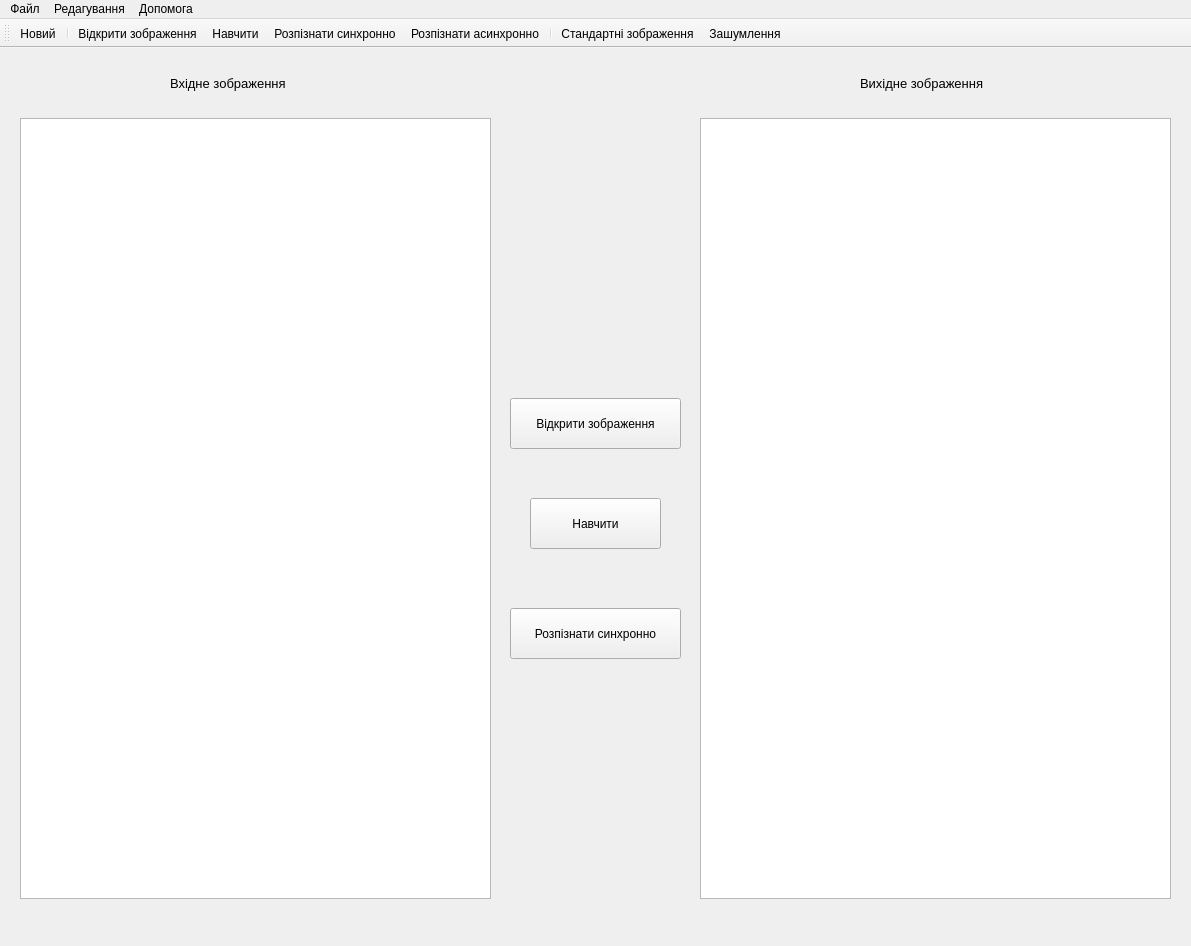
<?xml version="1.0" encoding="UTF-8"?>
<ui version="4.0">
 <class>ImageHopfieldClass</class>
 <widget class="QMainWindow" name="ImageHopfieldClass">
  <property name="geometry">
   <rect>
    <x>0</x>
    <y>0</y>
    <width>1191</width>
    <height>946</height>
   </rect>
  </property>
  <property name="sizePolicy">
   <sizepolicy hsizetype="Fixed" vsizetype="Fixed">
    <horstretch>0</horstretch>
    <verstretch>0</verstretch>
   </sizepolicy>
  </property>
  <property name="windowTitle">
   <string>Сітка Хопфілда</string>
  </property>
  <widget class="QWidget" name="centralWidget">
   <widget class="QPushButton" name="openImageButton">
    <property name="geometry">
     <rect>
      <x>510</x>
      <y>350</y>
      <width>171</width>
      <height>51</height>
     </rect>
    </property>
    <property name="text">
     <string>Відкрити зображення</string>
    </property>
   </widget>
   <widget class="QPushButton" name="educateButton">
    <property name="enabled">
     <bool>true</bool>
    </property>
    <property name="geometry">
     <rect>
      <x>530</x>
      <y>450</y>
      <width>131</width>
      <height>51</height>
     </rect>
    </property>
    <property name="text">
     <string>Навчити</string>
    </property>
    <property name="autoDefault">
     <bool>false</bool>
    </property>
    <property name="default">
     <bool>false</bool>
    </property>
    <property name="flat">
     <bool>false</bool>
    </property>
   </widget>
   <widget class="QPushButton" name="recognizeButton">
    <property name="geometry">
     <rect>
      <x>510</x>
      <y>560</y>
      <width>171</width>
      <height>51</height>
     </rect>
    </property>
    <property name="text">
     <string>Розпізнати синхронно</string>
    </property>
   </widget>
   <widget class="QGraphicsView" name="inputImageGraphicsView">
    <property name="geometry">
     <rect>
      <x>20</x>
      <y>70</y>
      <width>471</width>
      <height>781</height>
     </rect>
    </property>
   </widget>
   <widget class="QLabel" name="inputImageLabel">
    <property name="geometry">
     <rect>
      <x>170</x>
      <y>20</y>
      <width>181</width>
      <height>31</height>
     </rect>
    </property>
    <property name="font">
     <font>
      <pointsize>10</pointsize>
     </font>
    </property>
    <property name="text">
     <string>Вхідне зображення</string>
    </property>
   </widget>
   <widget class="QGraphicsView" name="outputImageGraphicsView">
    <property name="geometry">
     <rect>
      <x>700</x>
      <y>70</y>
      <width>471</width>
      <height>781</height>
     </rect>
    </property>
   </widget>
   <widget class="QLabel" name="outputImageLabel">
    <property name="geometry">
     <rect>
      <x>860</x>
      <y>20</y>
      <width>191</width>
      <height>31</height>
     </rect>
    </property>
    <property name="font">
     <font>
      <pointsize>10</pointsize>
     </font>
    </property>
    <property name="text">
     <string>Вихідне зображення</string>
    </property>
   </widget>
  </widget>
  <widget class="QMenuBar" name="menuBar">
   <property name="geometry">
    <rect>
     <x>0</x>
     <y>0</y>
     <width>1191</width>
     <height>31</height>
    </rect>
   </property>
   <widget class="QMenu" name="menu">
    <property name="title">
     <string>Файл</string>
    </property>
    <addaction name="actionNew"/>
    <addaction name="separator"/>
    <addaction name="actionExit"/>
   </widget>
   <widget class="QMenu" name="menuHelp">
    <property name="title">
     <string>Допомога</string>
    </property>
    <addaction name="actionView_Help"/>
    <addaction name="actionAbout"/>
   </widget>
   <widget class="QMenu" name="menuEdit">
    <property name="title">
     <string>Редагування</string>
    </property>
    <addaction name="actionOpen_Image"/>
    <addaction name="actionEducate"/>
    <addaction name="actionRecognize"/>
    <addaction name="actionRecognize_Async"/>
    <addaction name="separator"/>
    <addaction name="actionDefault_images"/>
    <addaction name="actionNoise"/>
   </widget>
   <addaction name="menu"/>
   <addaction name="menuEdit"/>
   <addaction name="menuHelp"/>
  </widget>
  <widget class="QToolBar" name="mainToolBar">
   <attribute name="toolBarArea">
    <enum>TopToolBarArea</enum>
   </attribute>
   <attribute name="toolBarBreak">
    <bool>false</bool>
   </attribute>
   <addaction name="actionNew"/>
   <addaction name="separator"/>
   <addaction name="actionOpen_Image"/>
   <addaction name="actionEducate"/>
   <addaction name="actionRecognize"/>
   <addaction name="actionRecognize_Async"/>
   <addaction name="separator"/>
   <addaction name="actionDefault_images"/>
   <addaction name="actionNoise"/>
  </widget>
  <action name="actionExit">
   <property name="icon">
    <iconset resource="MainWindow.qrc">
     <normaloff>:/Images/Resources/Exit.png</normaloff>:/Images/Resources/Exit.png</iconset>
   </property>
   <property name="text">
    <string>Вихід</string>
   </property>
   <property name="shortcut">
    <string>Ctrl+Q</string>
   </property>
  </action>
  <action name="actionNew">
   <property name="icon">
    <iconset resource="MainWindow.qrc">
     <normaloff>:/Images/Resources/New_file.png</normaloff>:/Images/Resources/New_file.png</iconset>
   </property>
   <property name="text">
    <string>Новий</string>
   </property>
   <property name="shortcut">
    <string>Ctrl+N</string>
   </property>
   <property name="shortcutContext">
    <enum>Qt::WindowShortcut</enum>
   </property>
  </action>
  <action name="actionAbout">
   <property name="icon">
    <iconset resource="MainWindow.qrc">
     <normaloff>:/Images/Resources/About.png</normaloff>:/Images/Resources/About.png</iconset>
   </property>
   <property name="text">
    <string>Про програму</string>
   </property>
  </action>
  <action name="actionView_Help">
   <property name="icon">
    <iconset resource="MainWindow.qrc">
     <normaloff>:/Images/Resources/Help.png</normaloff>:/Images/Resources/Help.png</iconset>
   </property>
   <property name="text">
    <string>Подивитися допомогу</string>
   </property>
   <property name="shortcut">
    <string>F1</string>
   </property>
  </action>
  <action name="actionOpen_Image">
   <property name="icon">
    <iconset resource="MainWindow.qrc">
     <normaloff>:/Images/Resources/Open Image.png</normaloff>:/Images/Resources/Open Image.png</iconset>
   </property>
   <property name="text">
    <string>Відкрити зображення</string>
   </property>
   <property name="shortcut">
    <string>Ctrl+O</string>
   </property>
  </action>
  <action name="actionEducate">
   <property name="icon">
    <iconset resource="MainWindow.qrc">
     <normaloff>:/Images/Resources/Educate.png</normaloff>:/Images/Resources/Educate.png</iconset>
   </property>
   <property name="text">
    <string>Навчити</string>
   </property>
   <property name="shortcut">
    <string>Ctrl+E</string>
   </property>
  </action>
  <action name="actionRecognize">
   <property name="icon">
    <iconset resource="MainWindow.qrc">
     <normaloff>:/Images/Resources/Synchronized.png</normaloff>:/Images/Resources/Synchronized.png</iconset>
   </property>
   <property name="text">
    <string>Розпізнати синхронно</string>
   </property>
   <property name="shortcut">
    <string>Ctrl+R</string>
   </property>
  </action>
  <action name="actionDefault_images">
   <property name="icon">
    <iconset resource="MainWindow.qrc">
     <normaloff>:/Images/Resources/Load default.png</normaloff>:/Images/Resources/Load default.png</iconset>
   </property>
   <property name="text">
    <string>Стандартні зображення</string>
   </property>
   <property name="shortcut">
    <string>Ctrl+D</string>
   </property>
  </action>
  <action name="actionRecognize_Async">
   <property name="icon">
    <iconset resource="MainWindow.qrc">
     <normaloff>:/Images/Resources/Recognize.png</normaloff>:/Images/Resources/Recognize.png</iconset>
   </property>
   <property name="text">
    <string>Розпізнати асинхронно</string>
   </property>
  </action>
  <action name="actionNoise">
   <property name="icon">
    <iconset resource="MainWindow.qrc">
     <normaloff>:/Images/Resources/sound-volume-wave-acoustics-128.png</normaloff>:/Images/Resources/sound-volume-wave-acoustics-128.png</iconset>
   </property>
   <property name="text">
    <string>Зашумлення</string>
   </property>
  </action>
 </widget>
 <layoutdefault spacing="6" margin="11"/>
 <resources>
  <include location="imagehopfield.qrc"/>
  <include location="MainWindow.qrc"/>
 </resources>
 <connections/>
</ui>
